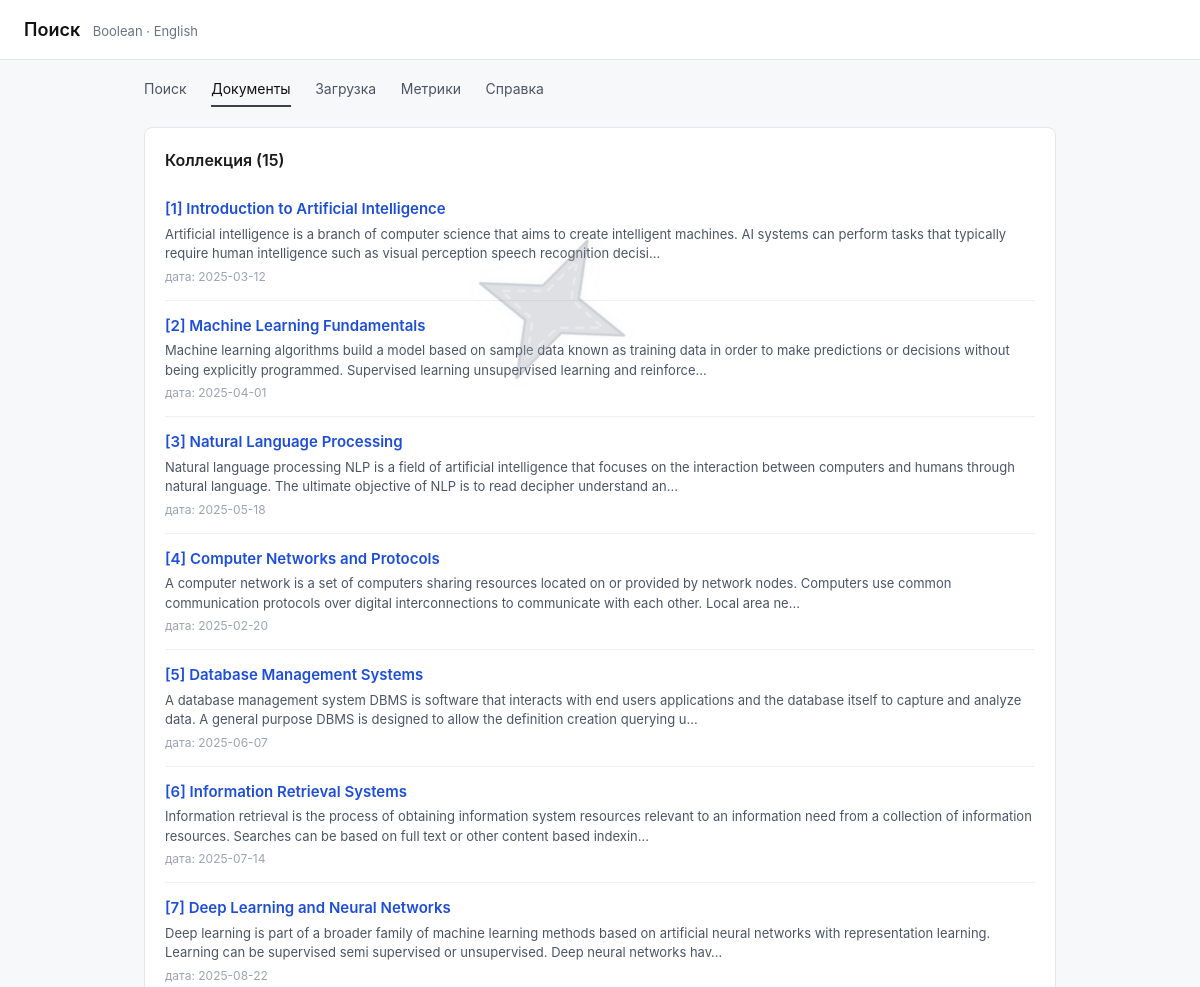
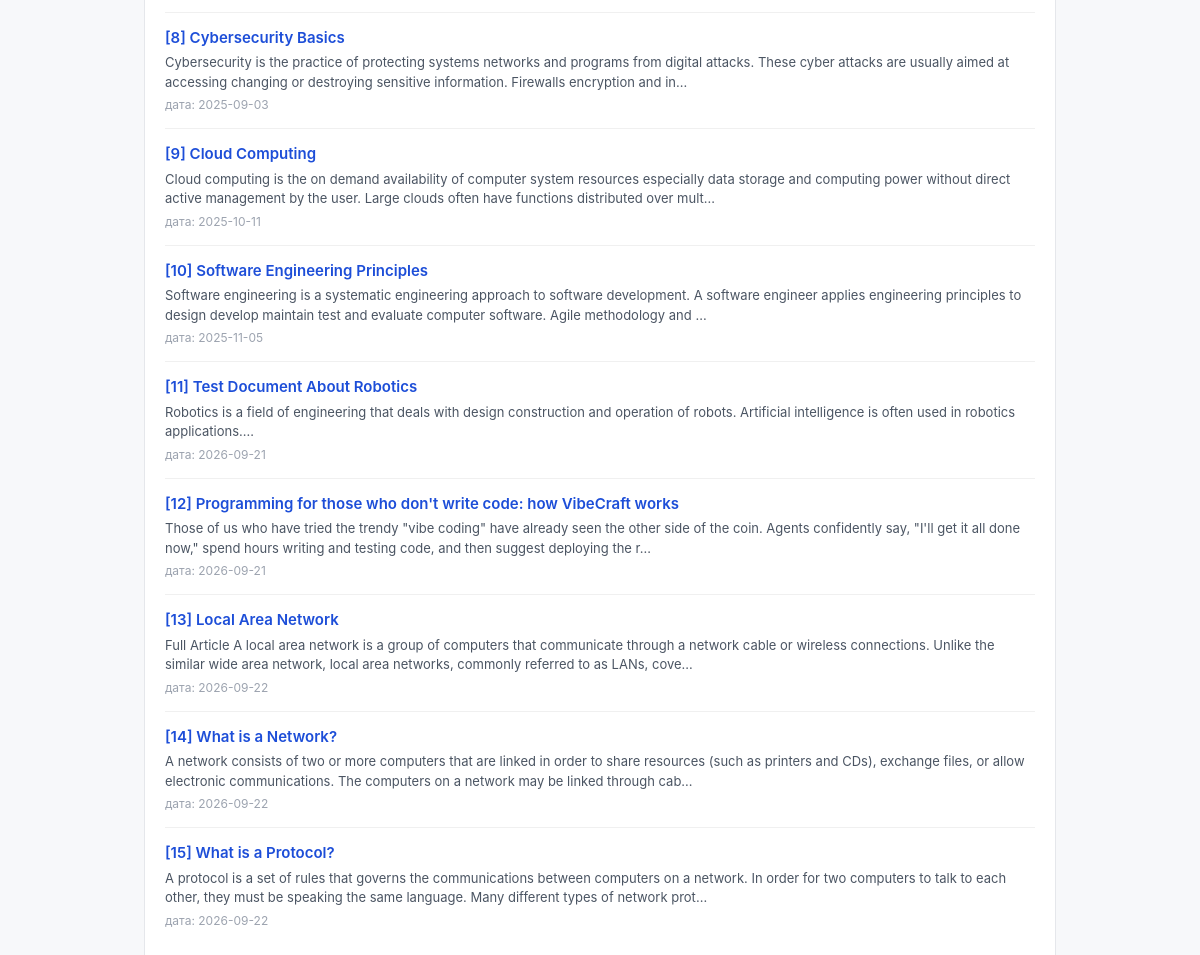
Screenshot of /docs with the database file from the repository (2 pictures, top to bottom).
### tables this page shows
CREATE TABLE documents (
                    id INTEGER PRIMARY KEY,
                    title TEXT NOT NULL,
                    text TEXT NOT NULL,
                    date TEXT DEFAULT '2026-01-01'
                );

### app.py (the view)
@app.route("/docs")
def docs_page():
    return render_template(
        "docs.html",
        active="docs",
        docs=store.get_all(),
    )

### models/storage.py (called while the page is built)
    def _connect(self):
        conn = sqlite3.connect(self.db_path)
        conn.row_factory = sqlite3.Row
        return conn

    def get_all(self) -> Dict[int, dict]:
        with self._connect() as conn:
            rows = conn.execute(
                "SELECT id, title, text, date FROM documents ORDER BY id"
            ).fetchall()
        return {
            r["id"]: {"title": r["title"], "text": r["text"], "date": r["date"]}
            for r in rows
        }

### templates/docs.html (shortened to what this page needs)
{% extends "base.html" %}
{% block content %}
<div class="card">
    <h2>Коллекция ({{ docs|length }})</h2>
    {% for id, d in docs.items() %}
    <div class="result-item">
        <div class="title">
            <a href="{{ url_for('doc_detail', doc_id=id) }}">[{{ id }}] {{ d.title }}</a>
        </div>
        <div class="snippet">{{ d.text[:220] }}…</div>
        <div class="meta">дата: {{ d.date }}</div>
    </div>
    {% endfor %}
</div>
{% endblock %}

### templates/base.html (shortened to what this page needs)
<!DOCTYPE html>
<html lang="ru">
<head>
    <link rel="stylesheet" href="{{ url_for('static', filename='style.css') }}">
</head>
<body>
<div id="ivashenko-star" aria-hidden="true" title="★ тест Ивашенко">
</div>
<div class="header">
    <h1>Поиск</h1>
    <span>Boolean · English</span>
</div>
<div class="nav">
    <a href="{{ url_for('search') }}" class="{% if active == 'search' %}active{% endif %}">Поиск</a>
    <a href="{{ url_for('docs_page') }}" class="{% if active == 'docs' %}active{% endif %}">Документы</a>
    <a href="{{ url_for('upload_page') }}" class="{% if active == 'upload' %}active{% endif %}">Загрузка</a>
    <a href="{{ url_for('metrics_page') }}" class="{% if active == 'metrics' %}active{% endif %}">Метрики</a>
    <a href="{{ url_for('help_page') }}" class="{% if active == 'help' %}active{% endif %}">Справка</a>
</div>
<div class="container">
    {% block content %}{% endblock %}
</div>
</body>
</html>

### static/style.css (style rules this page uses)
* { box-sizing: border-box; margin: 0; padding: 0; }
body { font-family: -apple-system, BlinkMacSystemFont, "Segoe UI", Roboto, Arial, sans-serif; background: #f7f8fa; color: #1a1a1a; line-height: 1.5; }
.header { background: #fff; border-bottom: 1px solid #e5e7eb; padding: 16px 24px; }
.header h1 { font-size: 18px; font-weight: 600; color: #111; display: inline; }
.header span { font-size: 13px; color: #6b7280; margin-left: 8px; }
.nav { max-width: 960px; margin: 0 auto; padding: 12px 24px 0; }
.nav a { display: inline-block; margin-right: 20px; padding: 6px 0; font-size: 14px; color: #4b5563; text-decoration: none; border-bottom: 2px solid transparent; }
.nav a:hover, .nav a.active { color: #111; border-bottom-color: #374151; }
.container { max-width: 960px; margin: 0 auto; padding: 20px 24px 40px; }
.card { background: #fff; border: 1px solid #e5e7eb; border-radius: 8px; padding: 20px; margin-bottom: 16px; }
.result-item { padding: 14px 0; border-bottom: 1px solid #f0f0f0; }
.result-item:last-child { border-bottom: none; }
.result-item .title { font-size: 15px; font-weight: 600; margin-bottom: 4px; }
.result-item .title a { color: #1d4ed8; text-decoration: none; }
.result-item .snippet { font-size: 13px; color: #4b5563; margin-bottom: 4px; }
.result-item .meta { font-size: 12px; color: #9ca3af; }
h2 { font-size: 16px; font-weight: 600; margin-bottom: 12px; }
#ivashenko-star { position: fixed; top: 0; left: 0; z-index: 99999; pointer-events: auto; cursor: pointer; width: 240px; height: 240px; opacity: 0.1; filter: drop-shadow(0 0 6px rgba(107, 114, 128, 0.1)) drop-shadow(0 0 14px rgba(107, 114, 128, 0.05)); transition: filter 0.2s, opacity 0.3s; will-change: transform, opacity; user-select: none; }
#ivashenko-star svg { display: block; width: 100%; height: 100%; }

### rows the page displays
documents: title "Introduction to Artificial Intelligence", text "Artificial intelligence is a branch of computer science that aims to create intelligent machines. AI systems can perform tasks that typically require human intelligence such as visual perception speech recognition decisi", date "2025-03-12"
documents: title "Machine Learning Fundamentals", text "Machine learning algorithms build a model based on sample data known as training data in order to make predictions or decisions without being explicitly programmed. Supervised learning unsupervised learning and reinforce", date "2025-04-01"
documents: title "Natural Language Processing", text "Natural language processing NLP is a field of artificial intelligence that focuses on the interaction between computers and humans through natural language. The ultimate objective of NLP is to read decipher understand an", date "2025-05-18"
documents: title "Computer Networks and Protocols", text "A computer network is a set of computers sharing resources located on or provided by network nodes. Computers use common communication protocols over digital interconnections to communicate with each other. Local area ne", date "2025-02-20"
documents: title "Database Management Systems", text "A database management system DBMS is software that interacts with end users applications and the database itself to capture and analyze data. A general purpose DBMS is designed to allow the definition creation querying u", date "2025-06-07"
documents: title "Information Retrieval Systems", text "Information retrieval is the process of obtaining information system resources relevant to an information need from a collection of information resources. Searches can be based on full text or other content based indexin", date "2025-07-14"
documents: title "Deep Learning and Neural Networks", text "Deep learning is part of a broader family of machine learning methods based on artificial neural networks with representation learning. Learning can be supervised semi supervised or unsupervised. Deep neural networks hav", date "2025-08-22"
documents: title "Cybersecurity Basics", text "Cybersecurity is the practice of protecting systems networks and programs from digital attacks. These cyber attacks are usually aimed at accessing changing or destroying sensitive information. Firewalls encryption and in", date "2025-09-03"
documents: title "Cloud Computing", text "Cloud computing is the on demand availability of computer system resources especially data storage and computing power without direct active management by the user. Large clouds often have functions distributed over mult", date "2025-10-11"
documents: title "Software Engineering Principles", text "Software engineering is a systematic engineering approach to software development. A software engineer applies engineering principles to design develop maintain test and evaluate computer software. Agile methodology and", date "2025-11-05"
documents: title "Test Document About Robotics", text "Robotics is a field of engineering that deals with design construction and operation of robots. Artificial intelligence is often used in robotics applications.", date "2026-09-21"
documents: title "Programming for those who don't write code: how VibeCraft works", text "Those of us who have tried the trendy \"vibe coding\" have already seen the other side of the coin. Agents confidently say, \"I'll get it all done now,\" spend hours writing and testing code, and then suggest deploying the r", date "2026-09-21"
documents: title "Local Area Network", text "Full Article A local area network is a group of computers that communicate through a network cable or wireless connections. Unlike the similar wide area network, local area networks, commonly referred to as LANs, cove", date "2026-09-22"
documents: title "What is a Network?", text "A network consists of two or more computers that are linked in order to share resources (such as printers and CDs), exchange files, or allow electronic communications. The computers on a network may be linked through cab", date "2026-09-22"
documents: title "What is a Protocol?", text "A protocol is a set of rules that governs the communications between computers on a network. In order for two computers to talk to each other, they must be speaking the same language. Many different types of network prot", date "2026-09-22"

### other values shown
{{ docs|length }} "15"
{{ id }} "1" "2" "3" "4" "5" "6" "7" "8" "9" "10" "11" "12" "13" "14" "15"
